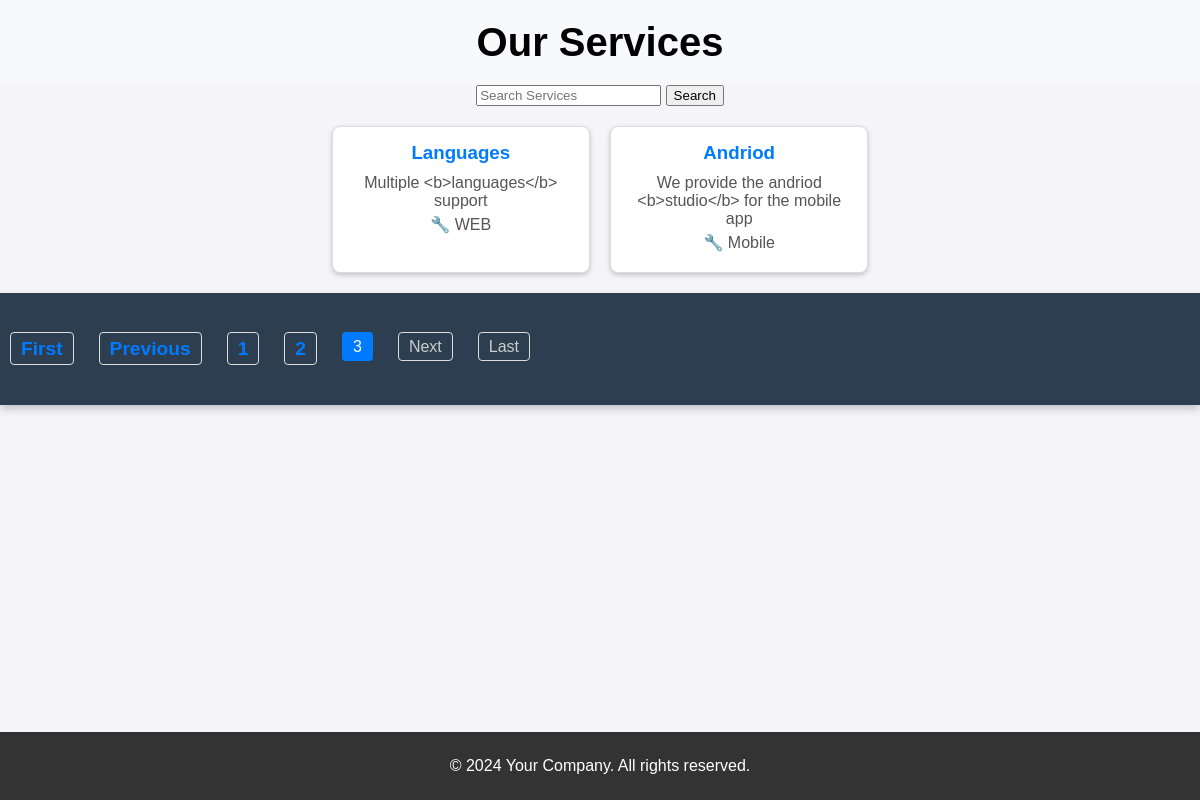
The app's page /services/?page=3&servicename= with its own data.
### service/models.py (models this page shows, shortened)
class Service(models.Model):
    service_title = models.CharField(max_length=100)
    service_icon = models.CharField(max_length=50)  # e.g., Font Awesome icon classes
    service_desc = models.TextField()

### system/views.py (the view)
# urls.py: path('services/', views.services, name='services'),
def services(request):
    services = Service.objects.all()
    search_term = request.GET.get('servicename', '')
    if search_term:
        services = services.filter(service_title__icontains=search_term)
    paginator = Paginator(services, 2)
    page_number = request.GET.get('page')
    page_obj = paginator.get_page(page_number)
    return render(request, 'services.html', {
        'page_obj': page_obj,
        'search_term': search_term,
        'lastpage': paginator.num_pages,
        'totalPagelist': list(paginator.page_range),
    })

### templates/services.html (shortened to what this page needs)
{% load static %}
<!DOCTYPE html>
<html lang="en">
<head>
    <link rel="stylesheet" href="{% static 'css/style.css' %}">
</head>
<body>
    <header>
        <h1>Our Services</h1>
    </header>
    <form method="GET" action="">
        <input type="text" name="servicename" placeholder="Search Services" value="{{ search_term }}">
        <button type="submit">Search</button>
    </form>
    <div class="services-container">
        {% for service in page_obj %}
            <div class="service-item">
                <h3>{{ service.service_title }}</h3>
                <p>{{ service.service_desc }}</p>
                <p>🔧 {{ service.service_icon }}</p>
            </div>
        {% empty %}
            <p>No services found.</p>
        {% endfor %}
    </div>
    <nav>
        <ul class="pagination">
            {% if page_obj.has_previous %}
                <li><a href="?page=1&servicename={{ search_term }}">First</a></li>
                <li><a href="?page={{ page_obj.previous_page_number }}&servicename={{ search_term }}">Previous</a></li>
            {% else %}
                <li class="disabled"><span>First</span></li>
                <li class="disabled"><span>Previous</span></li>
            {% endif %}
            {% for page_num in page_obj.paginator.page_range %}
                {% if page_num == page_obj.number %}
                    <li class="active"><span>{{ page_num }}</span></li>
                {% else %}
                    <li><a href="?page={{ page_num }}&servicename={{ search_term }}">{{ page_num }}</a></li>
                {% endif %}
            {% endfor %}
            {% if page_obj.has_next %}
                <li><a href="?page={{ page_obj.next_page_number }}&servicename={{ search_term }}">Next</a></li>
                <li><a href="?page={{ page_obj.paginator.num_pages }}&servicename={{ search_term }}">Last</a></li>
            {% else %}
                <li class="disabled"><span>Next</span></li>
                <li class="disabled"><span>Last</span></li>
            {% endif %}
        </ul>
    </nav>
    <footer>
        <div class="footer-content">
            <p>&copy; 2024 Your Company. All rights reserved.</p>
        </div>
    </footer>
</body>
</html>

### static/css/style.css (style rules this page uses)
body { font-family: Arial, sans-serif; margin: 0; padding: 0; text-align: center; background-color: #f4f4f9; display: flex; flex-direction: column; min-height: 100vh; }
body, ul, li, a { margin: 0; padding: 0; list-style: none; text-decoration: none; }
header { background-color: #f8f9fa; padding: 10px; text-align: center; }
header h1 { font-size: 2.5em; font-weight: bold; margin: 10px 0; }
nav { width: 100%; background-color: #2c3e50; padding: 15px 0; box-shadow: 0px 4px 8px rgba(0, 0, 0, 0.2); }
nav ul { display: flex; justify-content: center; gap: 20px; }
nav ul li a { color: yellow; padding: 10px 20px; font-size: 1.2em; font-weight: bold; border-radius: 4px; transition: background-color 0.3s ease, color 0.3s ease; }
.services-container { display: flex; flex-wrap: wrap; justify-content: center; gap: 20px; margin: 20px auto; max-width: 1200px; }
.service-item { border: 1px solid #ddd; box-shadow: 0 2px 5px rgba(0, 0, 0, 0.2); padding: 15px; width: calc(33.333% - 20px); border-radius: 8px; text-align: center; background-color: #fff; }
.service-item h3 { margin: 0 0 10px; color: #007BFF; }
.service-item p { margin: 5px 0; color: #555; }
.pagination { display: flex; justify-content: flex-start; list-style: none; padding: 10px; margin: 20px 0; }
.pagination li { margin-right: 5px; }
.pagination a, .pagination span { text-decoration: none; padding: 5px 10px; border: 1px solid #ddd; color: #007BFF; border-radius: 4px; }
.pagination .active span { background-color: #007BFF; color: #fff; border-color: #007BFF; }
.pagination .disabled span { color: #ccc; pointer-events: none; }
footer { background-color: #333; color: #fff; padding: 20px; text-align: center; margin-top: auto; }
.footer-content p { margin: 5px 0; }

### records on screen
Service: service_title "Languages", service_desc "Multiple <b>languages</b> support", service_icon "WEB"
Service: service_title "Andriod", service_desc "We provide the andriod <b>studio</b> for the mobile app", service_icon "Mobile"

### other values on screen
{{ page_num }} "1" "2"
{{ page_num }} "3"
